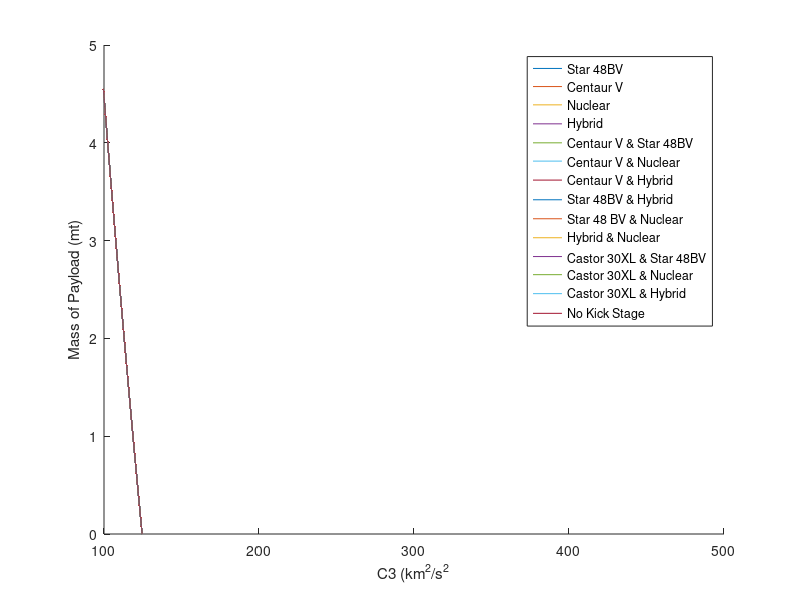

The MATLAB source for this figure:
%%%%%%%%%%%%%%%%%%%%%%%%%%%%%%%%%%%%%%%%%%%%%%%%%%%%%%%%%%%%%%%%%%%%%%%%%%%
%Script Name: GenerateC3
%Description: generate final velocity
%Author: Austin Barrow and Propulsion Team
%%%%%%%%%%%%%%%%%%%%%%%%%%%%%%%%%%%%%%%%%%%%%%%%%%%%%%%%%%%%%%%%%%%%%%%%%%%

m_pay = (0:1:5000);
array_LV = "SLS Block 2";
%array_LV = ["SLS Block 1", "SLS Block 1B", "SLS BLock 2", "Falcon Heavy", "Starship", "New Glenn", "Vulcan 6S"]; % Array of Launch Vehicles
kick_Stage = ["Star 48BV", "Centaur V", "Nuclear", "Castor 30XL", "Hybrid", "Centaur V & Star 48BV", ...
        "Centaur V & Nuclear", "Centaur V & Hybrid", "Star 48BV & Hybrid", "Star 48 BV & Nuclear", ...
        "Hybrid & Nuclear", "Castor 30XL & Star 48BV", "Castor 30XL & Nuclear", "Castor 30XL & Hybrid","No Kick Stage"];
g_E = 9.81; % (m/s^2)
v_esc_E = 11200; % Escape velocity of Earth from LEO m/s

% function [final_v, invalid, added_V] = generateC3( candidateArchitecture, m_pay )
    % Inputs: Launch Vehicle, Kick Stage Propulsion, C3 values (0,10,20,30,40,50,60,70,80,90,100, 110, 120)
    % Outputs: Delta V, Delta V caused by Kick Stage, Mass Payload, Structural Mass, Mass Propellant

    %% Setting Constants and Assumed Values (values to iterate over)
  
figure(1);
hold on;
    
    
%% Switch statement to determine assumed ISP (Impulse), Lambda (Payload 
% Fraction), Inert Mass Fraction for kick stage
for i = 1:length(kick_Stage)
    kick = kick_Stage(i);
    switch kick 
        case "Star 48BV" % Solid Rocket 
            num_Kick = 1;
            isp = 286;
            lambda = 0.939;
            m_kick1 = 2624 + m_pay;
        case "Centaur V" %Liquid
            num_Kick = 1;
            isp = 451; % LH2/LOX
            lambda = 0.91; % Centaur Kick Stage
            m_kick1 = 22825 + m_pay;
        case "Castor 30XL"
            num_Kick = 1;
            isp = 294;
            lambda = .944;
            m_kick1 = 26406.79 + m_pay;
        case "Nuclear" % LOOK AT BMX TECHNOLOGIES
            num_Kick = 1;
            isp = 875; 
            lambda = 0.74; 
            m_kick1 = 2547.375 + m_pay;
        case "Hybrid" % SNC Vortex Engine
            num_Kick = 1;
            isp = 325;
            lambda = 0.875;
            m_kick1 = 2200 + m_pay;
        case "Centaur V & Star 48BV" %Liquid
            num_Kick = 2;
            isp1 = 451; % LH2/LOX
            lambda1 = 0.91; % Centaur Kick Stage
            isp2 = 286; %Star 48BV
            lambda2 = 0.939;
            m_kick2 = 2624 + m_pay;
            m_kick1 = 22825 + m_kick2; %Centaur Kick Stage hauling Star48BV
        case "Centaur V & Nuclear" % LOOK AT BMX TECHNOLOGIES
            num_Kick = 2;
            isp1 = 451; % LH2/LOX
            lambda1 = 0.91; % Centaur Kick Stage
            isp2 = 875; 
            lambda2 = 0.74; 
            m_kick2 = 2547.375 + m_pay; %needs to be updated, nuclear
            m_kick1 = 22825 + m_kick2; %Centaur Kick Stage hauling Nuclear
        case "Centaur V & Hybrid" % LOOK AT SIERRA NEVADA
            num_Kick = 2;
            isp1 = 451; % LH2/LOX
            lambda1 = 0.91; % Centaur Kick Stage
            isp2 = 325;
            lambda2 = 0.875; 
            m_kick2 = 2200 + m_pay; %needs to be updated, hybrid
            m_kick1 = 22825 + m_kick2; %Centaur Kick Stage hauling Hybrid
        case "Castor 30XL & Star 48BV" %Liquid
            num_Kick = 2;
            isp1 = 294;
            lambda1 = 0.944; 
            isp2 = 286; %Star 48BV
            lambda2 = 0.939;
            m_kick2 = 2624 + m_pay;
            m_kick1 = 26406.79 + m_kick2; %Castor 30XL Kick Stage hauling Star48BV
        case "Castor 30XL & Nuclear" % LOOK AT BMX TECHNOLOGIES
            num_Kick = 2;
            isp1 = 294;
            lambda1 = 0.944;
            isp2 = 875; 
            lambda2 = 0.74; 
            m_kick2 = 2547.375 + m_pay; %needs to be updated, nuclear
            m_kick1 = 26406.79 + m_kick2; %Castor 30XL Kick Stage hauling Nuclear
        case "Castor 30XL & Hybrid" % LOOK AT SIERRA NEVADA
            num_Kick = 2;
            isp1 = 294;
            lambda1 = 0.944;
            isp2 = 325;
            lambda2 = 0.875; 
            m_kick2 = 2200 + m_pay; %needs to be updated, hybrid
            m_kick1 = 26406.79 + m_kick2; %Castor 30XL Kick Stage hauling Hybrid
         case "Star 48BV & Hybrid" % Solid Rocket 
            num_Kick = 2;
            isp1 = 286;
            lambda1 = 0.939;
            isp2 = 325;
            lambda2 = 0.875;
            m_kick2 = 2200 + m_pay; %hybrid
            m_kick1 = 2624 + m_kick2;
        case "Star 48BV & Nuclear" % Solid Rocket 
            num_Kick = 2;
            isp2 = 875;
            lambda2 = 0.74;
            isp1 = 286;
            lambda1 = 0.939;
            m_kick2 = 2547.375 + m_pay; %needs to be updated, nuclear
            m_kick1 = 2624 + m_kick2;
        case "Hybrid & Nuclear" % Hybrid & Nuclear
            num_Kick = 2;
            isp1 = 875; % nuclear
            lambda1 = 0.74; % nuclear
            isp2 = 325; % hybrid
            lambda2 = 0.875; % Hybrid Kick Stage
            m_kick2 = 2200 + m_pay; %needs to be updated, nuclear
            m_kick1 = 2547.375 + m_kick2; %Centaur Kick Stage hauling Hybrid
        otherwise % No kick stage
            num_Kick = 0;
            m_kick1 = m_pay;
            
    end

    switch array_LV
        case "SLS Block 1"
            C3 = -1.36254651049771e-11 * (m_kick1)^3 + ...
                8.34210950132914e-07 * (m_kick1)^2 + -0.0189976032356646 ...
                * m_kick1 + 172.041984919931;
        case "SLS Block 1B"
            C3 = -1.15085276593111e-12 * (m_kick1)^3 + ...
                1.18020100654521e-07 * (m_kick1)^2 + ...
                -0.00587448959766228 * m_kick1 + 119.768784427882;
        case "SLS Block 2"
            C3 = -1.10638439713243e-12 .* (m_kick1).^3 + ...
                1.21222227649818e-07 .* (m_kick1).^2 + ...
                -0.00602174622627308 .* m_kick1 + 124.597075687923;
        case "Falcon Heavy Recoverable"
            C3 = -6.19433969053741e-11 * (m_kick1)^3 + ...
                1.348688172148435e-06 * (m_kick1)^2 + -0.0160 * m_kick1 ...
                + 64.84;
        case "Starship" 
            C3 = (0.0047^2 * (log(1500 / (5 * (m_kick1 / 1000)+120) ) )^2 - 0.0032^2 ) ...
                *1E6;
        case "New Glenn"
            C3 = -4.42248334552639e-11 * (m_kick1)^3 + ...
                4.98373417329502e-07 * (m_kick1)^2 + -0.0055 * m_kick1 ...
                + 30.7952;
        case "Vulcan 6S"
            C3 = -6.89376184059982e-11 * (m_kick1)^3 + ...
                1.82960892594491e-06 * (m_kick1)^2 + -0.0225 * m_kick1 ...
                + 116.117;
        otherwise 
            disp('HI');
            C3 = -1;
    end

    if(num_Kick == 1)        
        % Calculation mass propellant, inert mass, and Mass Ratio
        m_prop = (m_kick1 - m_pay) .* lambda;
        m_inert = (m_kick1 - m_pay - m_prop); % Structural mass of the kick stage (Mass minus final payload and propellant)
        MR = (m_pay + m_prop + m_inert) ./ (m_pay + m_inert); % Mass Ratio
    
        % Calculation of Velocity Infinite with rocket equation (km/s)
        added_V = g_E .* isp .* log(MR); 
    elseif(num_Kick == 2)
        %Stage 1:
        m_prop1 = (m_kick1 - m_kick2) .* lambda1;
        m_inert1 = (m_kick1 - m_kick2 - m_prop1); 
        MR = (m_kick2 + m_prop1 + m_inert1) ./ (m_kick2 + m_inert1); 
    
        added_V = g_E .* isp1 .* log(MR); 
        
        %Stage 2:
        m_prop2 = (m_kick2 - m_pay) .* lambda2;
        m_inert2 = (m_kick2 - m_pay - m_prop2); 
        MR = (m_pay + m_prop2 + m_inert2) ./ (m_pay + m_inert2); 
    
        added_V = added_V + g_E .* isp2 .* log(MR);
    else %num_kick = 0
        added_V = 0;
    end
    
    %final_C3 = (added_V ./ 1000 + sqrt(C3+(v_esc_E/1000)^2)).^2;
    final_C3 = (added_V ./ 1000 ).^2 + C3;
    %print(final_C3);
    plot(final_C3, m_pay/1000);

end 

legend( "Star 48BV", "Centaur V", "Nuclear", "Hybrid", "Centaur V & Star 48BV", ...
        "Centaur V & Nuclear", "Centaur V & Hybrid", "Star 48BV & Hybrid", "Star 48 BV & Nuclear", ...
        "Hybrid & Nuclear", "Castor 30XL & Star 48BV", "Castor 30XL & Nuclear", "Castor 30XL & Hybrid","No Kick Stage")
xlabel("C3 (km^2/s^2");
xlim([100 500])
ylabel("Mass of Payload (mt)")


%% Switch statement to determine C3 (km^2/s^2) at given payload mass
% Uses equations from curvefit of C3 vs mass

% 
% invalid = false;
% if(C3 < 0) 
%     invalid = true;
%     final_v = 0;
%     added_V = 0;
%     return
% end 

%% Calculations 

%final_v = added_V/ 1000 + sqrt(C3+(v_esc_E/1000)^2);
